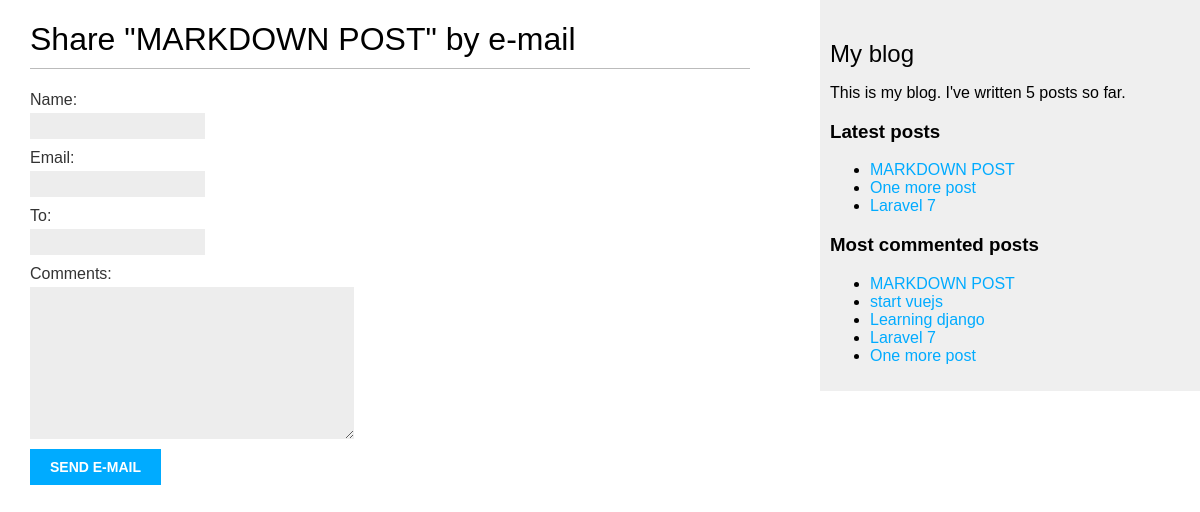
/blogsite/5/share/, run on the app's committed database.
### blogsite/models.py (models this page shows, shortened)
class Post( models.Model ) :
    STATUS_CHOICES = (
        ( 'draft', 'Draft'),
        ( 'published', 'Published'),
    )
    title = models.CharField( max_length=250)
    slug = models.SlugField(max_length=250, unique_for_date='publish')
    author = models.ForeignKey( User, on_delete=models.CASCADE, related_name='blogsite_posts')
    body = models.TextField()
    publish = models.DateTimeField( default=timezone.now )
    created = models.DateTimeField( auto_now_add=True )
    updated = models.DateTimeField( auto_now=True )
    status = models.CharField( max_length=10, choices=STATUS_CHOICES, default='draft')
    objects = models.Manager() #the default manager
    published = PublishedManager() #Our custom manager
    tags = TaggableManager() #The tags manager will allow you to add, retrieve, and remove tags from Post objects.
    class Meta :
        ordering = ( '-publish', )
    def get_absolute_url( self ) :
        return reverse(  'blogsite:post_detail', args=[self.publish.year, self.publish.month, self.publish.day, self.slug] )

### blogsite/views.py (the view)
# urls.py: path('<int:post_id>/share/', views.post_share, name = 'post_share'),
def post_share( request, post_id ) :
    post = get_object_or_404( Post, id = post_id, status = 'published')
    sent = False
    if request.method == 'POST' :
        form = EmailPostForm( request.POST )
        if form.is_valid() :
            cd = form.cleaned_data
            post_url = request.build_absolute_uri( post.get_absolute_url())
            subject = f"{cd['name']} recommends you read" f"{post.title}"
            message = f"Read {post.title} at {post_url}\n\n" \
            f"{cd['name']}\'s comments: {cd['comments']}"
            send_mail( subject, message, 'christian.85@live.fr', [cd['to']] )
            sent = True
    else :
        form = EmailPostForm()
    return render( request, 'blogsite/post/share.html', {'post' : post, 'form' : form, 'sent' : sent})

### blogsite/forms.py
class EmailPostForm( forms.Form ) :
    name = forms.CharField( max_length = 25 )
    email = forms.EmailField()
    to = forms.EmailField()
    comments = forms.CharField( required = False, widget = forms.Textarea )

### blogsite/models.py (called while the page is built)
    def get_queryset( self ) :
        return super( PublishedManager, self ).get_queryset().filter( status='published' )

### blogsite/templatetags/blogsite_tags.py (called while the page is built)
@register.simple_tag
def total_posts() :
    return Post.published.count()

@register.inclusion_tag( 'blogsite/post/latest_posts.html' )
def show_latest_posts( count=5 ) :
    latest_posts = Post.published.order_by('-publish')[:count]
    return {'latest_posts' : latest_posts}

@register.simple_tag
def get_most_commented_post( count=5 ) :
    return Post.published.annotate(
        total_comments = Count('comments')
    ).order_by('-total_comments')[:count]

### templates/blogsite/post/share.html (shortened to what this page needs)
{% extends 'blogsite/base.html' %}
{% block content %}
    {% if sent %}
    <h1>E-mail successfully sent</h1>
    <p>
        "{{ post.title}}" was successfully sent to {{ form.cleaned_data.to }}
    </p>
    {% else %}
    <h1>Share "{{ post.title}}" by e-mail</h1>
    <form method="POST">
        {{ form.as_p }}
        <input type="submit" value="Send e-mail">
    </form>
    {% endif %}
{% endblock %}

### templates/blogsite/base.html (shortened to what this page needs)
{% load blogsite_tags %}
{% load static %}
<!DOCTYPE html>
<html>
<head>
  <link href="{% static 'css/blogsite.css' %}" rel="stylesheet">
</head>
<body>
  <div id="content">
    {% block content %}
    {% endblock %}
  </div>
  <div id="sidebar">
    <h2>My blog</h2>
    <p>This is my blog. I've written {% total_posts %} posts so far.</p>
    <h3>Latest posts</h3>
    {% show_latest_posts 3 %}
  <h3>Most commented posts</h3>
    {% get_most_commented_post as most_commented_posts %}
    <ul>
      {% for post in most_commented_posts %}
        <li>
          <a href="{{ post.get_absolute_url }}"> {{ post.title }}</a>
        </li>
      {% endfor %}
    </ul>
  </div>
</body>
</html>

### templates/blogsite/post/latest_posts.html
<ul>
  {% for post in latest_posts %}
    <li>
      <a href="{{ post.get_absolute_url }}">{{ post.title }}</a>
    </li>
  {% endfor %}
</ul>

### blogsite/static/css/blogsite.css (style rules this page uses)
body { margin:0; padding:0; font-family:helvetica, sans-serif; }
a { color:#00abff; text-decoration:none; }
h1 { font-weight:normal; border-bottom:1px solid #bbb; padding:0 0 10px 0; }
h2 { font-weight:normal; margin:30px 0 0; }
#content { float:left; width:60%; padding:0 0 0 30px; }
#sidebar { float:right; width:30%; padding:10px; background:#efefef; height:100%; }
label { float:left; clear:both; color:#333; margin-bottom:4px; }
input, textarea { clear:both; float:left; margin:0 0 10px; background:#ededed; border:0; padding:6px 10px; font-size:12px; }
input[type=submit] { font-weight:bold; background:#00abff; color:#fff; padding:10px 20px; font-size:14px; text-transform:uppercase; }

### data on the page
Post: title "MARKDOWN POST"
Post: title "One more post"
Post: title "Laravel 7"
Post: title "start vuejs"
Post: title "Learning django"
